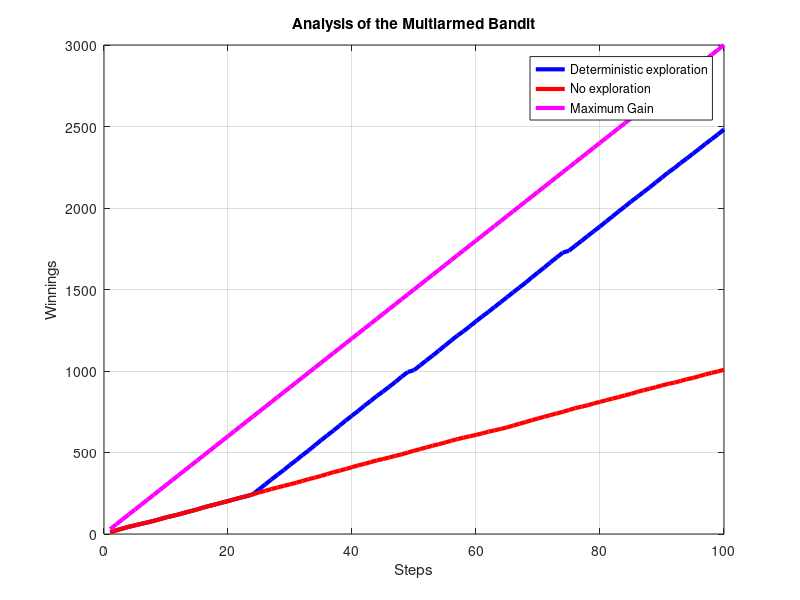

Reproduce this figure in MATLAB.
clear clc all;
Nb=2;                          % number of bandits
m=[10 30]';
[mmax, im]=max(m);
N_steps=100;
r=[0.1 0];                           % e-greedy values
rew=randn(Nb,N_steps)+kron(m,ones(1,N_steps));
u=ones(1,N_steps);
u([25 50 75])=[0.05 0.05 0.05];

win=zeros(length(r),N_steps);
for kk=1:length(r)
    q=zeros(N_steps,Nb);
    N=zeros(1,Nb);      % Number of times we visited every state
    in_ma=1;
    win(kk,1)=rew(in_ma,1);
    N(1,in_ma)=N(1,in_ma)+1;
    ind=N(1,in_ma);
    q(1,in_ma)=win(kk,1);
    for k=2:N_steps      
        q(k,:)=q(k-1,:);
        %conditional todo
        if  u(k)<r(kk)
            in_ma = 3 - in_ma;
        else
            [ma, in_ma] = max(q(k,:));
        end
        % 3 next todo
        N(1,in_ma)= N(1,in_ma)+1;
        ind = N(1,in_ma);
        win(kk,k) = rew(in_ma,k);  
        q(k,in_ma)=(ind-1)/ind*q(k,in_ma)+1/ind*(win(kk,k));
    end
end
plot(1:N_steps,cumsum(win(1,:)),'b','LineWidth',3),grid,hold
plot(1:N_steps,cumsum(win(2,:)),'r','LineWidth',3),
plot(1:N_steps,(1:N_steps)*max(m),'m','LineWidth',3),hold off
legend('Deterministic exploration','No exploration','Maximum Gain'),
xlabel('Steps')
ylabel('Winnings')
title('Analysis of the Multiarmed Bandit')





